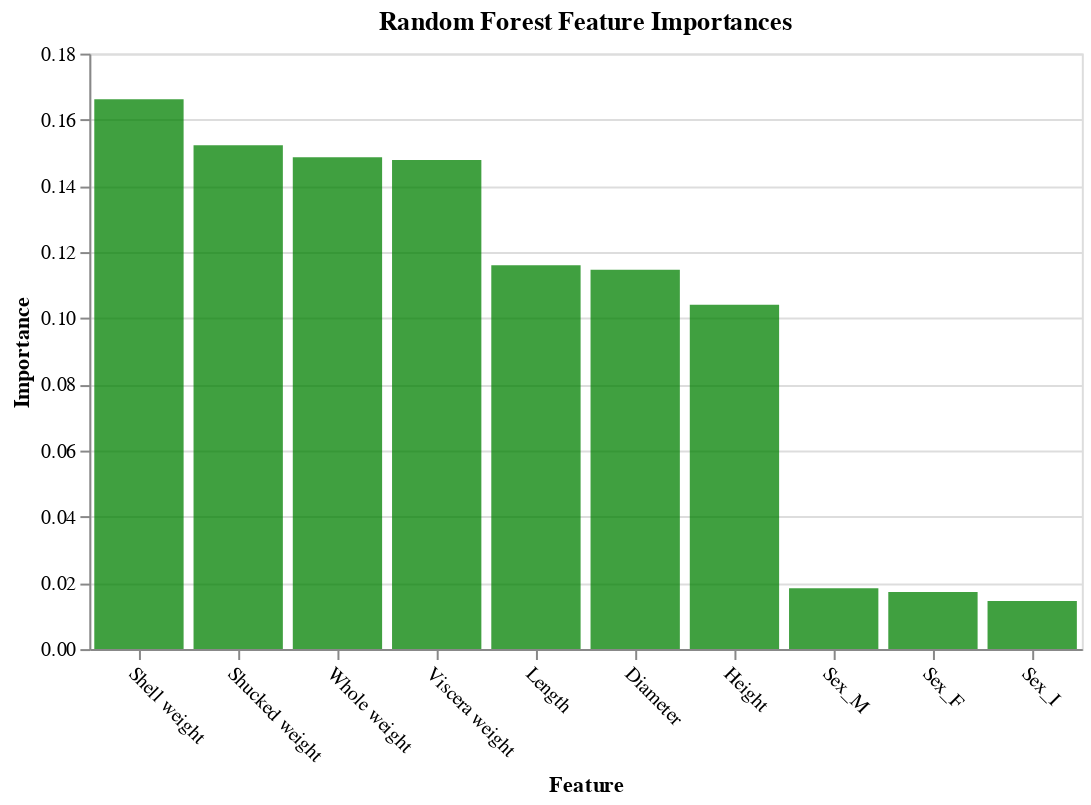

Notebook code cell kept with this figure:
### Code cell
plot_imp(best_features_rfi, feature_importances_rfi, 'Random Forest', 'green')

### Figure 1 — Vega-Lite specification as saved in the notebook (floating-point values rounded to 4 significant figures)
{"config": {"view": {"continuousWidth": 400, "continuousHeight": 300}}, "data": {"name": "data-8a1171c65efb46f94226e64281c76cbe"}, "mark": {"type": "bar", "color": "green", "opacity": 0.75}, "encoding": {"x": {"axis": {"labelAngle": 45}, "field": "features", "sort": null, "title": "Feature", "type": "nominal"}, "y": {"field": "importances", "title": "Importance", "type": "quantitative"}}, "title": "Random Forest Feature Importances", "width": 500, "$schema": "https://vega.github.io/schema/vega-lite/v4.17.0.json", "datasets": {"data-8a1171c65efb46f94226e64281c76cbe": [{"features": "Shell weight", "importances": 0.1662}, {"features": "Shucked weight", "importances": 0.1523}, {"features": "Whole weight", "importances": 0.1487}, {"features": "Viscera weight", "importances": 0.1478}, {"features": "Length", "importances": 0.1161}, {"features": "Diameter", "importances": 0.1146}, {"features": "Height", "importances": 0.1041}, {"features": "Sex_M", "importances": 0.0184}, {"features": "Sex_F", "importances": 0.01728}, {"features": "Sex_I", "importances": 0.01455}]}}
